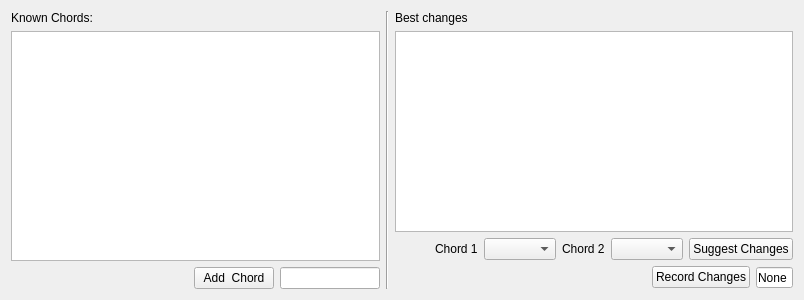
<?xml version="1.0" encoding="UTF-8"?>
<ui version="4.0">
 <class>Form</class>
 <widget class="QWidget" name="Form">
  <property name="geometry">
   <rect>
    <x>0</x>
    <y>0</y>
    <width>804</width>
    <height>300</height>
   </rect>
  </property>
  <property name="windowTitle">
   <string>Form</string>
  </property>
  <layout class="QHBoxLayout" name="horizontalLayout">
   <item>
    <layout class="QVBoxLayout" name="verticalLayout">
     <item>
      <widget class="QLabel" name="label_9">
       <property name="maximumSize">
        <size>
         <width>100</width>
         <height>16777215</height>
        </size>
       </property>
       <property name="text">
        <string>Known Chords:</string>
       </property>
      </widget>
     </item>
     <item>
      <widget class="QTableWidget" name="tableWidget_Chords">
       <property name="sizePolicy">
        <sizepolicy hsizetype="Expanding" vsizetype="Expanding">
         <horstretch>0</horstretch>
         <verstretch>0</verstretch>
        </sizepolicy>
       </property>
       <property name="maximumSize">
        <size>
         <width>16777215</width>
         <height>16777215</height>
        </size>
       </property>
      </widget>
     </item>
     <item>
      <layout class="QHBoxLayout" name="horizontalLayout_3">
       <item>
        <spacer name="horizontalSpacer">
         <property name="orientation">
          <enum>Qt::Horizontal</enum>
         </property>
         <property name="sizeType">
          <enum>QSizePolicy::MinimumExpanding</enum>
         </property>
         <property name="sizeHint" stdset="0">
          <size>
           <width>40</width>
           <height>20</height>
          </size>
         </property>
        </spacer>
       </item>
       <item>
        <widget class="QPushButton" name="pushButton_NewChord">
         <property name="maximumSize">
          <size>
           <width>100</width>
           <height>16777215</height>
          </size>
         </property>
         <property name="text">
          <string>Add  Chord</string>
         </property>
        </widget>
       </item>
       <item>
        <widget class="QLineEdit" name="lineEdit_NewChord">
         <property name="sizePolicy">
          <sizepolicy hsizetype="Minimum" vsizetype="Fixed">
           <horstretch>0</horstretch>
           <verstretch>0</verstretch>
          </sizepolicy>
         </property>
         <property name="maximumSize">
          <size>
           <width>100</width>
           <height>16777215</height>
          </size>
         </property>
        </widget>
       </item>
      </layout>
     </item>
    </layout>
   </item>
   <item>
    <widget class="Line" name="line">
     <property name="orientation">
      <enum>Qt::Vertical</enum>
     </property>
    </widget>
   </item>
   <item>
    <layout class="QVBoxLayout" name="verticalLayout_2">
     <item>
      <widget class="QLabel" name="label">
       <property name="text">
        <string>Best changes</string>
       </property>
      </widget>
     </item>
     <item>
      <widget class="QTableWidget" name="tableWidget_Changes"/>
     </item>
     <item>
      <layout class="QHBoxLayout" name="horizontalLayout_4">
       <item>
        <spacer name="horizontalSpacer_2">
         <property name="orientation">
          <enum>Qt::Horizontal</enum>
         </property>
         <property name="sizeHint" stdset="0">
          <size>
           <width>40</width>
           <height>20</height>
          </size>
         </property>
        </spacer>
       </item>
       <item>
        <widget class="QLabel" name="label_Chord1">
         <property name="text">
          <string>Chord 1</string>
         </property>
        </widget>
       </item>
       <item>
        <widget class="QComboBox" name="comboBox_Chord1"/>
       </item>
       <item>
        <widget class="QLabel" name="label_Chord2">
         <property name="text">
          <string>Chord 2</string>
         </property>
        </widget>
       </item>
       <item>
        <widget class="QComboBox" name="comboBox_Chord2"/>
       </item>
       <item>
        <widget class="QPushButton" name="pushButton_SuggestChanges">
         <property name="text">
          <string>Suggest Changes</string>
         </property>
        </widget>
       </item>
      </layout>
     </item>
     <item>
      <layout class="QHBoxLayout" name="horizontalLayout_2">
       <item>
        <spacer name="horizontalSpacer_3">
         <property name="orientation">
          <enum>Qt::Horizontal</enum>
         </property>
         <property name="sizeType">
          <enum>QSizePolicy::Expanding</enum>
         </property>
         <property name="sizeHint" stdset="0">
          <size>
           <width>40</width>
           <height>20</height>
          </size>
         </property>
        </spacer>
       </item>
       <item>
        <widget class="QPushButton" name="pushButton_RecordChanges">
         <property name="text">
          <string>Record Changes</string>
         </property>
        </widget>
       </item>
       <item>
        <widget class="QSpinBox" name="spinBox_Changes">
         <property name="buttonSymbols">
          <enum>QAbstractSpinBox::NoButtons</enum>
         </property>
         <property name="specialValueText">
          <string>None</string>
         </property>
         <property name="value">
          <number>0</number>
         </property>
        </widget>
       </item>
      </layout>
     </item>
    </layout>
   </item>
  </layout>
 </widget>
 <resources/>
 <connections/>
</ui>
